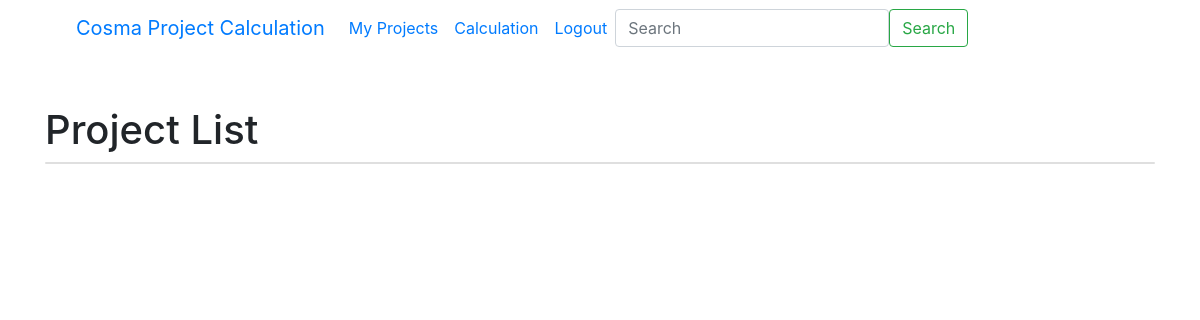
The app's page /myproject/ (signed in), older data.
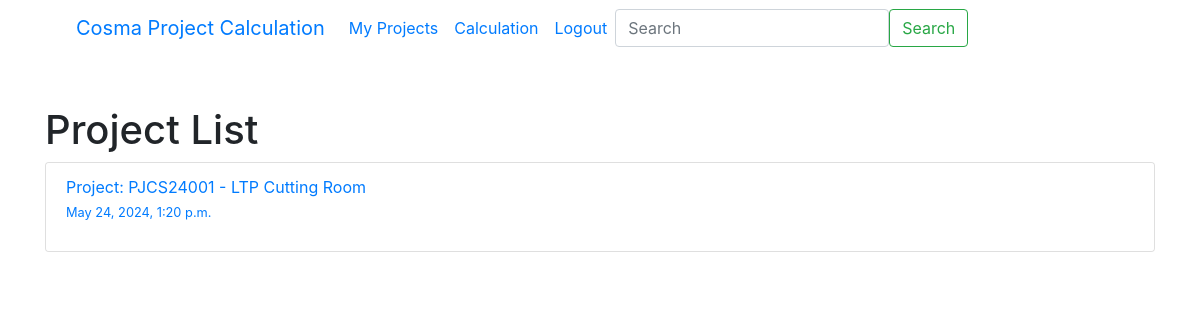
The same page, newer data.
### cuttingcal/models.py (models this page shows)
class Project(models.Model):
    code = models.CharField(max_length=10, primary_key=True)
    name = models.TextField()
    date = models.DateTimeField(default=timezone.now)
    customer = models.ForeignKey(Customer, on_delete=models.CASCADE, related_name='projects')
    owner = models.ForeignKey(User, on_delete=models.CASCADE, related_name='projects', null=False, default=1)
    def __str__(self) -> str:
        return f'Project: {self.code} - {self.name}'

### cuttingcal/views.py (the view)
# urls.py: path('myproject/', views.myproject, name='myproject'),
def myproject(request):
    if request.user.is_authenticated:
        project_list = Project.objects.filter(owner=request.user).order_by('-date')  # Get all projects and order by date
        per_page = 10
        paginator = Paginator(project_list, per_page)  # Create Paginator object
        page_number = request.GET.get('page')  # Get the current page number from the request
        projects_per_page = paginator.get_page(page_number)  # Get the current page
        return render(request, 'cuttingcal/myproject.html', {'projects_per_page': projects_per_page})
    else:
        return HttpResponseRedirect(reverse("login"))

### cuttingcal/templates/cuttingcal/myproject.html (shortened to what this page needs)
{%extends 'cuttingcal/layout.html'%}
{% block body %}
    <h1>Project List</h1>
    <div class="card" style="width: 100%;">
        <ul class="list-group list-group-flush">
            {% for project in projects_per_page %}
                <li class="list-group-item">
                    <a href="{% url 'project' project.code %}">
                        {{ project }}
                        <p><small>{{ project.date }}</small></p>
                    </a>
                </li>
            {% endfor %}
        </ul>
    </div>
{% endblock %}

### cuttingcal/templates/cuttingcal/layout.html (shortened to what this page needs)
{% load static %}
<!DOCTYPE html>
<html lang="en">
    <head>
        <link rel="stylesheet" href="https://stackpath.bootstrapcdn.com/bootstrap/4.4.1/css/bootstrap.min.css">
        <link rel="stylesheet" href="{% static 'cuttingcal/styles.css' %}">
    </head>
    <body>
        <div class="container">
            <nav class="navbar navbar-expand-lg bg-body-tertiary">
                <div class="container-fluid">
                  <a class="navbar-brand" href="{% url 'index' %}">Cosma Project Calculation</a>
                  <div class="collapse navbar-collapse" id="navbarSupportedContent">
                    <ul class="navbar-nav me-auto mb-2 mb-lg-0">
                      <li class="nav-item">
                        <a class="nav-link active" aria-current="page" href="{%url 'myproject'%}">My Projects</a>
                      </li>
                      <li class="nav-item">
                        <a class="nav-link" href="#">Calculation</a>
                      </li>
                      <li class="nav-item">
                        <a class="nav-link" href="">Logout</a>
                      </li>
                    </ul>
                    <form class="d-flex" role="search">
                      <input class="form-control me-2" type="search" placeholder="Search" aria-label="Search">
                      <button class="btn btn-outline-success" type="submit">Search</button>
                    </form>
                  </div>
                </div>
              </nav>
            {% block body %}
            {% endblock %}
        </div>
    </body>
</html>

### cuttingcal/static/cuttingcal/styles.css (style rules this page uses)
.navbar { margin-bottom: 50px; }

Row changes from the older to the newer data that the page shows:
added Project: code+name "Project: PJCS24001 - LTP Cutting Room", date "May 24, 2024, 1:20 p.m."
